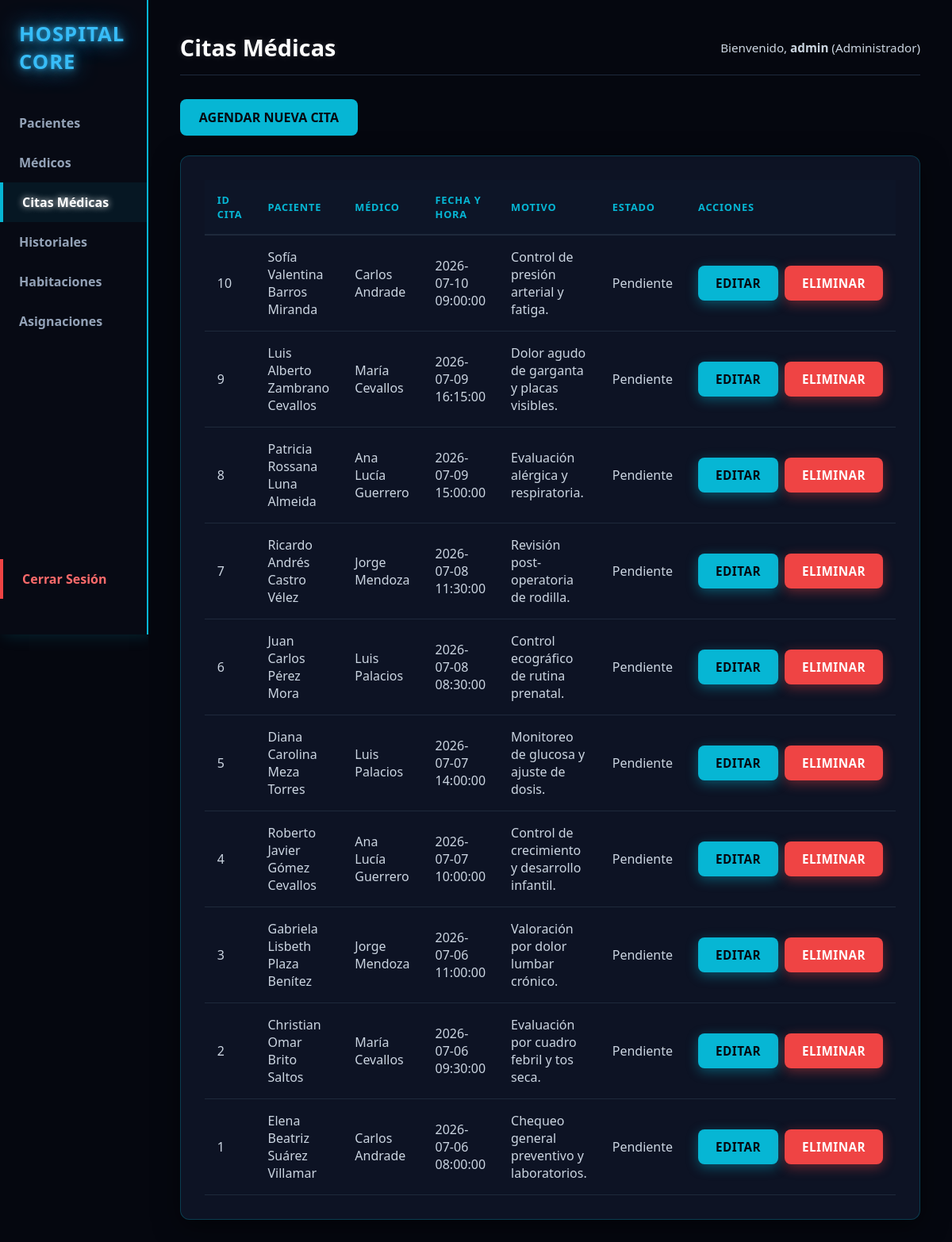
Page /index.php?url=citas (signed in) on the committed database.
### tables this page shows
CREATE TABLE citas_medicas (
    id INT AUTO_INCREMENT PRIMARY KEY,
    id_paciente INT,
    id_medico INT,
    fecha_hora DATETIME NOT NULL,
    motivo TEXT,
    estado ENUM('Pendiente', 'Completada', 'Cancelada') DEFAULT 'Pendiente',
    FOREIGN KEY (id_paciente) REFERENCES pacientes(id),
    FOREIGN KEY (id_medico) REFERENCES medicos(id)
);

### app/Controllers/CitaController.php (called while the page is built, shortened)
<?php
class CitaController {
    private $db;
    public function __construct() {
        $database = new Database();
        $this->db = $database->getConnection();
    }
    public function index() {
        try {
            $query = "SELECT
                        c.id,
                        c.id_paciente,
                        c.id_medico,
                        c.fecha_hora,
                        c.motivo,
                        c.estado,
                        CONCAT(p.nombre, ' ', p.apellido) AS paciente,
                        CONCAT(m.nombre, ' ', m.apellido) AS medico
                      FROM citas_medicas c
                      INNER JOIN pacientes p ON c.id_paciente = p.id
                      INNER JOIN medicos m ON c.id_medico = m.id
                      ORDER BY c.id DESC";
            $stmt = $this->db->prepare($query);
            $stmt->execute();
            $citas = $stmt->fetchAll(PDO::FETCH_ASSOC);
        } catch (PDOException $e) {
            $citas = [];
        }
        require_once __DIR__ . '/../Views/shared/layout.php';
    }
}

### app/config/Database.php (called while the page is built)
<?php
class Database {
    private static $host;
    private static $port;
    private static $db_name;
    private static $username;
    private static $password;
    private static $conn = null;
    public static function getConnection() {
        if (self::$conn === null) {
            $dbUrl = getenv('DATABASE_URL');
            if ($dbUrl) {
                $urlParts = parse_url($dbUrl);
                self::$host = $urlParts['host'] ?? '127.0.0.1';
                self::$port = $urlParts['port'] ?? '3306';
                self::$username = $urlParts['user'] ?? 'root';
                self::$password = $urlParts['pass'] ?? '';
                self::$db_name = isset($urlParts['path']) ? ltrim($urlParts['path'], '/') : 'sistema_hospitalario';
            } else {
                self::$host = getenv('DB_HOST') ?: '127.0.0.1';
                self::$port = getenv('DB_PORT') ?: '3306';
                self::$db_name = getenv('DB_NAME') ?: 'sistema_hospitalario';
                self::$username = getenv('DB_USERNAME') ?: 'root';
                self::$password = getenv('DB_PASSWORD') ?: '';
            }
            try {
                self::$conn = new PDO(
                    "mysql:host=" . self::$host . ";port=" . self::$port . ";dbname=" . self::$db_name . ";charset=utf8",
                    self::$username,
                    self::$password
                );
                self::$conn->setAttribute(PDO::ATTR_ERRMODE, PDO::ERRMODE_EXCEPTION);
            } catch (PDOException $exception) {
                die("Error de conexión en la base de datos: " . $exception->getMessage());
            }
        }
        return self::$conn;
    }
}

### app/Views/citas/index.php (the view)
<div class="page-header">
    <a href="index.php?url=citas/crear" class="btn btn-primary">Agendar Nueva Cita</a>
</div>
<div class="table-container">
    <table>
        <thead>
            <tr>
                <th>ID Cita</th>
                <th>Paciente</th>
                <th>Médico</th>
                <th>Fecha y Hora</th>
                <th>Motivo</th>
                <th>Estado</th>
                <th>Acciones</th>
            </tr>
        </thead>
        <tbody>
            <?php if (empty($citas)): ?>
                <tr>
                    <td colspan="7" class="text-center">No hay citas médicas programadas.</td>
                </tr>
            <?php else: ?>
                <?php foreach ($citas as $cita): ?>
                    <tr>
                        <td><?= $cita['id']; ?></td>
                        <td><?= htmlspecialchars($cita['paciente'] ?? 'Paciente ID: ' . $cita['id_paciente']); ?></td>
                        <td><?= htmlspecialchars($cita['medico'] ?? 'Médico ID: ' . $cita['id_medico']); ?></td>
                        <td><?= $cita['fecha_hora']; ?></td>
                        <td><?= htmlspecialchars($cita['motivo'] ?? 'No especificado'); ?></td>
                        <td>
                            <span class="status-badge"><?= htmlspecialchars($cita['estado'] ?? 'Pendiente'); ?></span>
                        </td>
                        <td>
                            <div class="actions-flex">
                                <a href="index.php?url=citas/editar&id=<?= $cita['id']; ?>" class="btn-action btn-edit">Editar</a>
                                <a href="index.php?url=citas/eliminar&id=<?= $cita['id']; ?>" class="btn-action btn-delete" onclick="return confirm('¿Está seguro de que desea cancelar permanentemente esta cita médica?')">Eliminar</a>
                            </div>
                        </td>
                    </tr>
                <?php endforeach; ?>
            <?php endif; ?>
        </tbody>
    </table>
</div>

### public/css/style.css (style rules this page uses)
* { margin: 0; padding: 0; box-sizing: border-box; font-family: 'Segoe UI', -apple-system, BlinkMacSystemFont, Roboto, sans-serif; }
body { background-color: #05070f !important; color: #e2e8f0; min-height: 100vh; }
.page-header .btn-primary { margin-bottom: 25px; }
.table-container, .form-container { background: rgba(15, 23, 42, 0.8); border: 1px solid rgba(6, 182, 212, 0.25); border-radius: 12px; padding: 30px; box-shadow: 0 8px 32px rgba(0, 0, 0, 0.5); transition: all 0.3s ease; }
table { width: 100%; border-collapse: collapse; text-align: left; }
th { background-color: #0d1527; color: #06b6d4; padding: 16px; font-weight: 700; text-transform: uppercase; font-size: 0.8rem; letter-spacing: 0.8px; border-bottom: 2px solid #1e293b; }
td { padding: 16px; border-bottom: 1px solid #1e293b; color: #cbd5e1; }
.btn, .btn-submit { display: inline-block; padding: 12px 24px; border-radius: 8px; font-weight: 700; text-transform: uppercase; text-decoration: none; cursor: pointer; border: none; transition: all 0.3s ease; }
.btn-primary, .btn-submit { background-color: #06b6d4; color: #05070f; }
.btn-action { display: inline-block; padding: 12px 22px; font-size: 0.95rem; border-radius: 8px; font-weight: 700; text-decoration: none; text-transform: uppercase; letter-spacing: 0.5px; border: none; cursor: pointer; transition: all 0.3s ease; }
.btn-edit { background-color: #06b6d4 !important; color: #05070f !important; box-shadow: 0 4px 15px rgba(6, 182, 212, 0.4) !important; }
.btn-delete { background-color: #ef4444 !important; color: #ffffff !important; box-shadow: 0 4px 15px rgba(239, 68, 68, 0.4) !important; }
.actions-flex { display: flex; flex-direction: row; justify-content: flex-start; align-items: center; gap: 8px; white-space: nowrap; }
.btn-action { display: inline-block !important; padding: 12px 22px !important; font-size: 0.95rem !important; border-radius: 8px !important; font-weight: 700 !important; text-transform: uppercase !important; letter-spacing: 0.5px !important; text-decoration: none !important; cursor: pointer !important; transition: all 0.3s ease !important; text-align: center !important; min-width: 100px; }

### rows in the picture
citas_medicas: id "10", paciente "Sofía Valentina Barros Miranda", medico "Carlos Andrade", fecha_hora "2026-07-10 09:00:00", motivo "Control de presión arterial y fatiga.", estado "Pendiente"
citas_medicas: id "9", paciente "Luis Alberto Zambrano Cevallos", medico "María Cevallos", fecha_hora "2026-07-09 16:15:00", motivo "Dolor agudo de garganta y placas visibles.", estado "Pendiente"
citas_medicas: id "8", paciente "Patricia Rossana Luna Almeida", medico "Ana Lucía Guerrero", fecha_hora "2026-07-09 15:00:00", motivo "Evaluación alérgica y respiratoria.", estado "Pendiente"
citas_medicas: id "7", paciente "Ricardo Andrés Castro Vélez", medico "Jorge Mendoza", fecha_hora "2026-07-08 11:30:00", motivo "Revisión post-operatoria de rodilla.", estado "Pendiente"
citas_medicas: id "6", paciente "Juan Carlos Pérez Mora", medico "Luis Palacios", fecha_hora "2026-07-08 08:30:00", motivo "Control ecográfico de rutina prenatal.", estado "Pendiente"
citas_medicas: id "5", paciente "Diana Carolina Meza Torres", medico "Luis Palacios", fecha_hora "2026-07-07 14:00:00", motivo "Monitoreo de glucosa y ajuste de dosis.", estado "Pendiente"
citas_medicas: id "4", paciente "Roberto Javier Gómez Cevallos", medico "Ana Lucía Guerrero", fecha_hora "2026-07-07 10:00:00", motivo "Control de crecimiento y desarrollo infantil.", estado "Pendiente"
citas_medicas: id "3", paciente "Gabriela Lisbeth Plaza Benítez", medico "Jorge Mendoza", fecha_hora "2026-07-06 11:00:00", motivo "Valoración por dolor lumbar crónico.", estado "Pendiente"
citas_medicas: id "2", paciente "Christian Omar Brito Saltos", medico "María Cevallos", fecha_hora "2026-07-06 09:30:00", motivo "Evaluación por cuadro febril y tos seca.", estado "Pendiente"
citas_medicas: id "1", paciente "Elena Beatriz Suárez Villamar", medico "Carlos Andrade", fecha_hora "2026-07-06 08:00:00", motivo "Chequeo general preventivo y laboratorios.", estado "Pendiente"

### other values in the picture
$pageTitle "Citas Médicas"
$_SESSION['usuario'] "admin"
$_SESSION['rol'] "Administrador"
